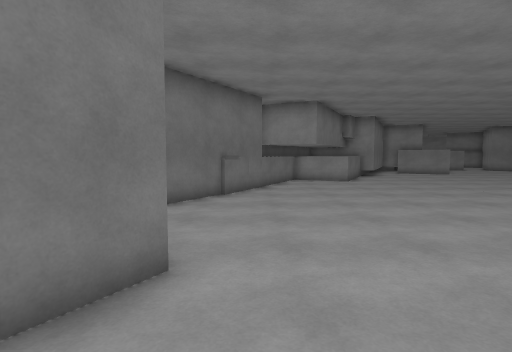
view 1 (above)

16 first-person views from a walk through a Unity game level. The camera is 1.4 m above the floor, tilts 4° down and sees 80° across. The floor is counted in squares, 1 m on a side. Each view is taken from the middle of a square. On the plan, view 1 faces up. The plan holds only what a view shows up to about 14 squares ahead; the rest is blank. The place goes on beyond the plan. The player character is not drawn. Some animated figures are left out.

view 2
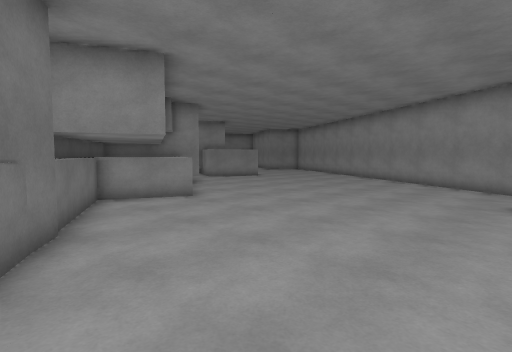

view 3
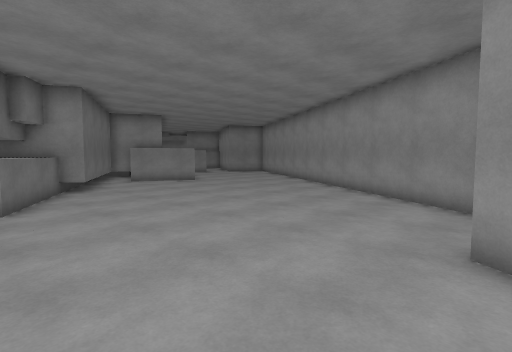

view 4
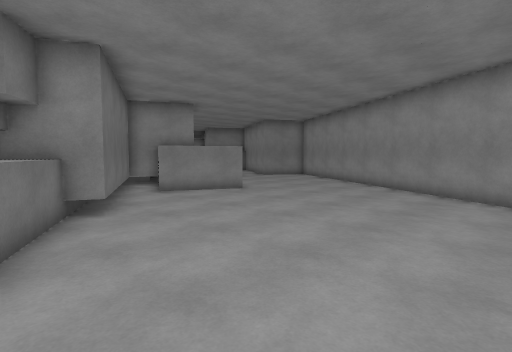

view 5
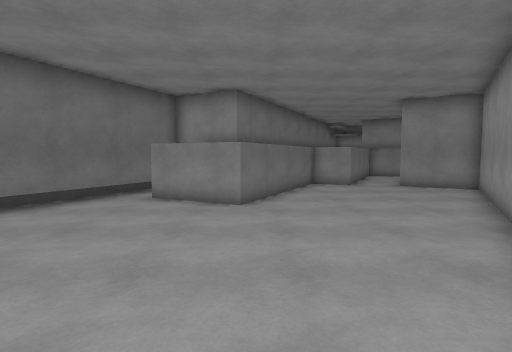

view 6
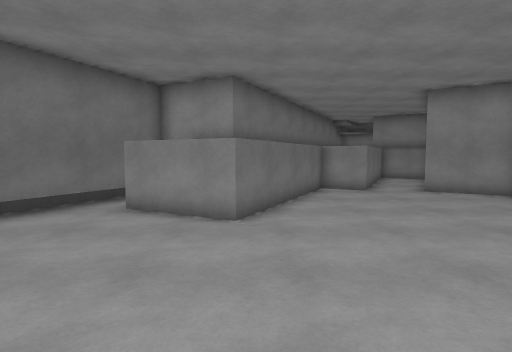

view 7
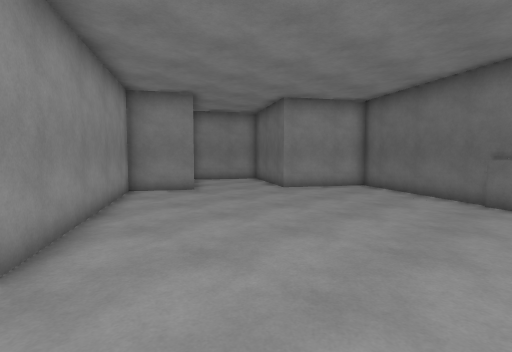

view 8
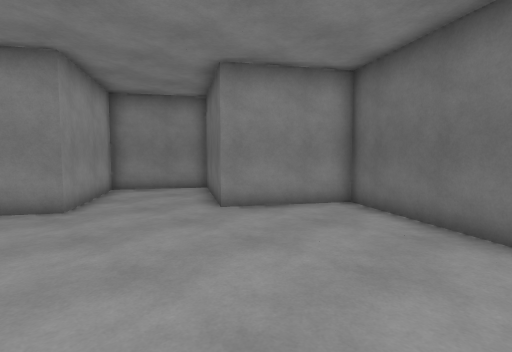

view 9
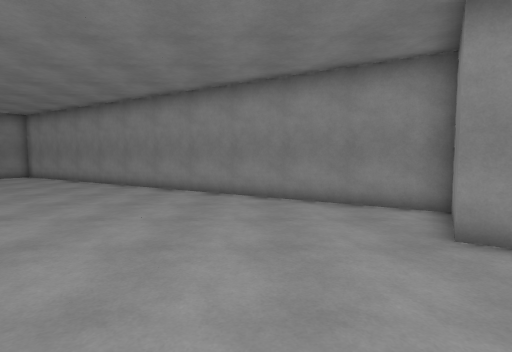

view 10
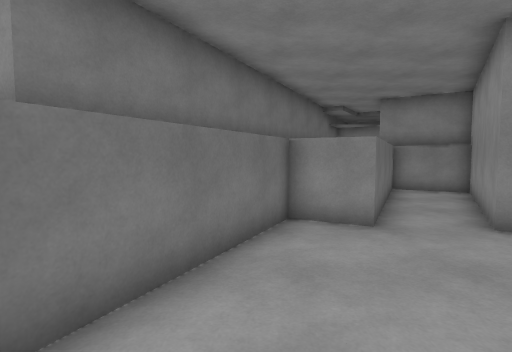

view 11
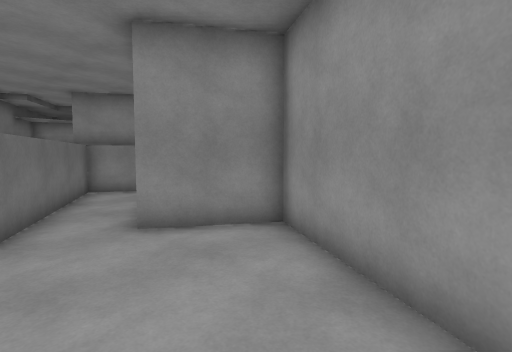

view 12
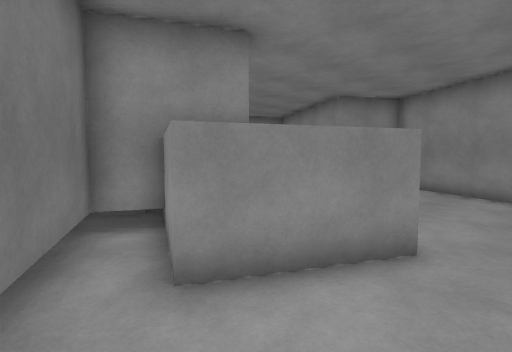

view 13
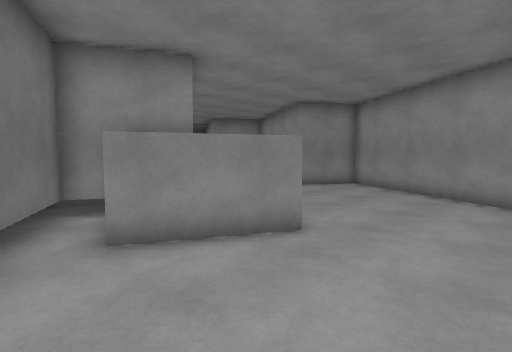

view 14
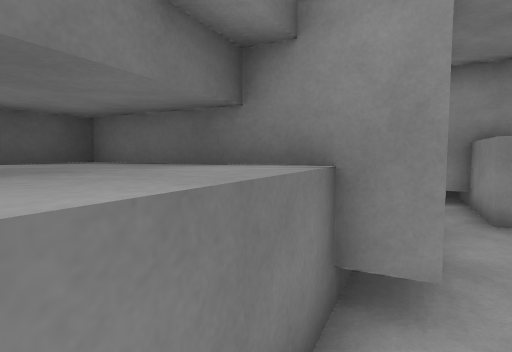

view 15
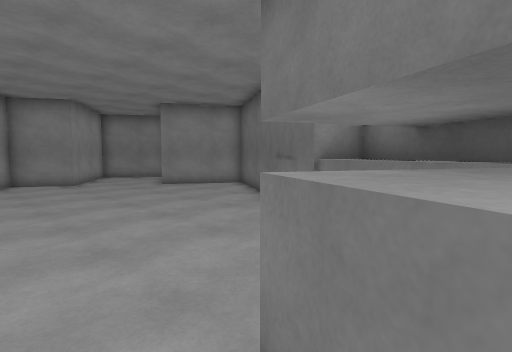

view 16
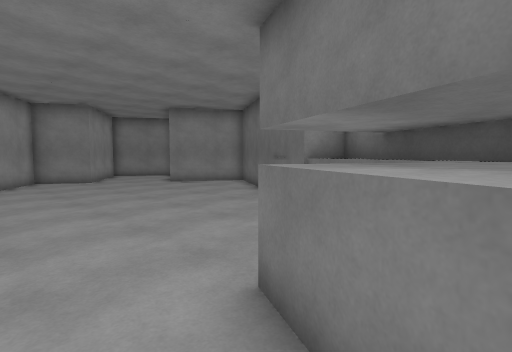

### Floor plan
Points are (right, up) in squares from view 1. A wall is a line through its corners. A room is listed if a view was taken in it or the views show most of it. See-through windows are left out.
Room 1 (views 1, 2, 3, 4, 5, 6, 7, 8, 9, 10, 11, 12, 13, 14, 15, 16)
walls: (2.6, 16.9) (-4.3, 5.6) (-3.5, 5.1); (7.5, 21.3) (4.8, 15.8) (2.1, 17.1); (10.7, 25.8) (7.5, 19.3) (3.8, 21.1) (-0.8, 13.7); (-2.7, 4.6) (-1.1, 3.6) (-3.4, -0.1); (22.4, 24.3) (22.9, 25.1) (20.4, 26.6) (22, 29.1); (-3.5, -0.7) (-0.5, -2.6) (2.1, 1.6) (4.2, 0.3) (8.8, 7.8) (11.3, 6.3) (21.9, 23.4); (19.8, 30) (18.3, 26.9) (16.7, 27.6) (13.6, 21.4) (10.6, 22.8)
low walls: (8.8, 23.8) (8.2, 22.6)
ways out: opening at (21, 29) to room 2; opening at (-3, 5); opening at (-3, 9); opening at (6, 2); opening at (15, 11); opening at (22, 24)
Room 2 (no view inside)
walls: (22, 29.1) (23.9, 32.2) (21.5, 33.3) (19.8, 30)
ways out: opening at (21, 29) to room 1

Where each view was taken, in squares from view 1:
view 1: 0 up, 0 right, facing up
view 2: 7 up, 1 left, facing up-right
view 3: 7 up, 4 right, facing up-right
view 4: 12 up, 5 right, facing up-right
view 5: 13 up, 14 right, facing up
view 6: 15 up, 14 right, facing up
view 7: 12 up, 9 right, facing down-left
view 8: 10 up, 4 right, facing down-left
view 9: 11 up, 4 right, facing right
view 10: 21 up, 16 right, facing up
view 11: 21 up, 18 right, facing up-right
view 12: 20 up, 9 right, facing up-right
view 13: 18 up, 9 right, facing up-right
view 14: 17 up, 6 right, facing up
view 15: 17 up, 6 right, facing down-left
view 16: 18 up, 7 right, facing down-left
